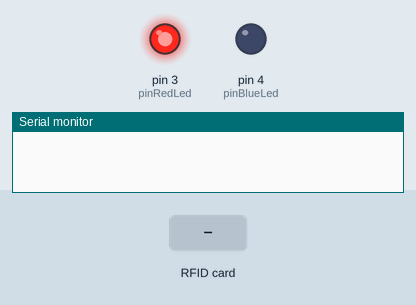
Bench run of a sketch on a simulated Arduino Uno, built with avr-gcc and run on an emulated ATmega328P. Shown: output pins drawn as LEDs (lit = HIGH), the last lines printed to the serial monitor. The test bench sets the inputs (shaded band). Pins used as bus, display or sensor lines are not drawn.

Above: at 1.2 s.
1.3 s: RFID card 5E 7A 19 C4 held to the reader
At 2.1 s:
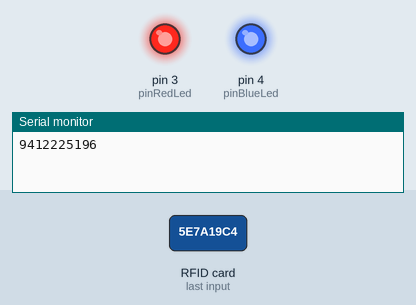
Timing chart, 0 to 4.3 s (numbered marks = the images above; inputs shaded):
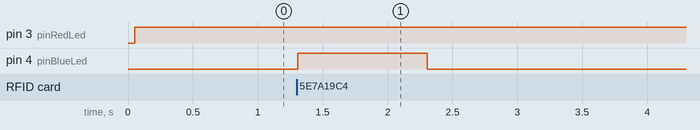

The sketch:

attendancePad.ino
```cpp
// (c) Michael Schoeffler 2014, http://www.mschoeffler.de
#include "SPI.h" // SPI library
#include "MFRC522.h" // RFID library (https://github.com/miguelbalboa/rfid)
const int pinRST = 9;
const int pinSDA = 10;
int pinBlueLed = 4;
int pinRedLed = 3;
String stringOne="";
MFRC522 mfrc522(pinSDA, pinRST); // Set up mfrc522 on the Arduino
void setup() {
  pinMode(pinBlueLed,OUTPUT);
  pinMode(pinRedLed,OUTPUT);
  SPI.begin(); // open SPI connection
  mfrc522.PCD_Init(); // Initialize Proximity Coupling Device (PCD)
  Serial.begin(9600); // open serial connection
}
void loop() {
  //on/off led
  digitalWrite(pinRedLed, HIGH);
  if (mfrc522.PICC_IsNewCardPresent()) { // (true, if RFID tag/card is present ) PICC = Proximity Integrated Circuit Card
    if(mfrc522.PICC_ReadCardSerial()) {// true, if RFID tag/card was read
      //Serial.print("RFID SCANNER: ");
      for (byte i = 0; i < mfrc522.uid.size; ++i) { // read id (in parts)
        stringOne = stringOne + mfrc522.uid.uidByte[i];
        //Serial.print(mfrc522.uid.uidByte[i], HEX); // print id as hex values
        //Serial.print(" "); // add space between hex blocks to increase readability
      }
      //Serial.print(stringOne+"\n");
      Serial.println(stringOne);
      digitalWrite(pinBlueLed, HIGH);
      delay(1000);
       digitalWrite(pinBlueLed, LOW);
      stringOne="";
      //Serial.println(); // Print out of id is complete.
    }
  }
}
```

Measured:
- after the input at 1.3 s, pin 4 (pinBlueLed): LOW → HIGH at once, → LOW 1.0 s later
